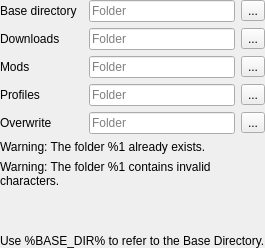
            <widget class="QWidget" name="page_6_advanced">
             <layout class="QVBoxLayout" name="verticalLayout_13">
              <property name="leftMargin">
               <number>0</number>
              </property>
              <property name="topMargin">
               <number>0</number>
              </property>
              <property name="rightMargin">
               <number>0</number>
              </property>
              <property name="bottomMargin">
               <number>0</number>
              </property>
              <item>
               <widget class="QWidget" name="widget_12" native="true">
                <layout class="QGridLayout" name="gridLayout_2">
                 <property name="leftMargin">
                  <number>0</number>
                 </property>
                 <property name="topMargin">
                  <number>0</number>
                 </property>
                 <property name="rightMargin">
                  <number>0</number>
                 </property>
                 <property name="bottomMargin">
                  <number>0</number>
                 </property>
                 <item row="4" column="3">
                  <widget class="QToolButton" name="browseOverwrite">
                   <property name="text">
                    <string>...</string>
                   </property>
                  </widget>
                 </item>
                 <item row="2" column="3">
                  <widget class="QToolButton" name="browseMods">
                   <property name="text">
                    <string>...</string>
                   </property>
                  </widget>
                 </item>
                 <item row="2" column="0">
                  <widget class="QLabel" name="label_10">
                   <property name="text">
                    <string>Mods</string>
                   </property>
                  </widget>
                 </item>
                 <item row="4" column="2">
                  <widget class="QLineEdit" name="overwrite">
                   <property name="placeholderText">
                    <string>Folder</string>
                   </property>
                  </widget>
                 </item>
                 <item row="2" column="2">
                  <widget class="QLineEdit" name="mods">
                   <property name="placeholderText">
                    <string>Folder</string>
                   </property>
                  </widget>
                 </item>
                 <item row="4" column="0">
                  <widget class="QLabel" name="label_13">
                   <property name="text">
                    <string>Overwrite</string>
                   </property>
                  </widget>
                 </item>
                 <item row="0" column="0">
                  <widget class="QLabel" name="label_8">
                   <property name="text">
                    <string>Base directory</string>
                   </property>
                  </widget>
                 </item>
                 <item row="1" column="3">
                  <widget class="QToolButton" name="browseDownloads">
                   <property name="text">
                    <string>...</string>
                   </property>
                  </widget>
                 </item>
                 <item row="3" column="2">
                  <widget class="QLineEdit" name="profiles">
                   <property name="placeholderText">
                    <string>Folder</string>
                   </property>
                  </widget>
                 </item>
                 <item row="5" column="0" colspan="4">
                  <widget class="QLabel" name="advancedDirExists">
                   <property name="text">
                    <string>Warning: The folder %1 already exists.</string>
                   </property>
                   <property name="wordWrap">
                    <bool>true</bool>
                   </property>
                  </widget>
                 </item>
                 <item row="1" column="0">
                  <widget class="QLabel" name="label_9">
                   <property name="text">
                    <string>Downloads</string>
                   </property>
                  </widget>
                 </item>
                 <item row="1" column="2">
                  <widget class="QLineEdit" name="downloads">
                   <property name="placeholderText">
                    <string>Folder</string>
                   </property>
                  </widget>
                 </item>
                 <item row="0" column="2">
                  <widget class="QLineEdit" name="base">
                   <property name="placeholderText">
                    <string>Folder</string>
                   </property>
                  </widget>
                 </item>
                 <item row="3" column="0">
                  <widget class="QLabel" name="label_12">
                   <property name="text">
                    <string>Profiles</string>
                   </property>
                  </widget>
                 </item>
                 <item row="8" column="0" colspan="4">
                  <widget class="QLabel" name="label_11">
                   <property name="text">
                    <string>Use %BASE_DIR% to refer to the Base Directory.</string>
                   </property>
                  </widget>
                 </item>
                 <item row="0" column="3">
                  <widget class="QToolButton" name="browseBase">
                   <property name="text">
                    <string>...</string>
                   </property>
                  </widget>
                 </item>
                 <item row="3" column="3">
                  <widget class="QToolButton" name="browseProfiles">
                   <property name="text">
                    <string>...</string>
                   </property>
                  </widget>
                 </item>
                 <item row="7" column="0">
                  <spacer name="verticalSpacer_4">
                   <property name="orientation">
                    <enum>Qt::Vertical</enum>
                   </property>
                   <property name="sizeHint" stdset="0">
                    <size>
                     <width>20</width>
                     <height>40</height>
                    </size>
                   </property>
                  </spacer>
                 </item>
                 <item row="6" column="0" colspan="4">
                  <widget class="QLabel" name="advancedDirInvalid">
                   <property name="text">
                    <string>Warning: The folder %1 contains invalid characters.</string>
                   </property>
                   <property name="wordWrap">
                    <bool>true</bool>
                   </property>
                  </widget>
                 </item>
                </layout>
               </widget>
              </item>
             </layout>
            </widget>
